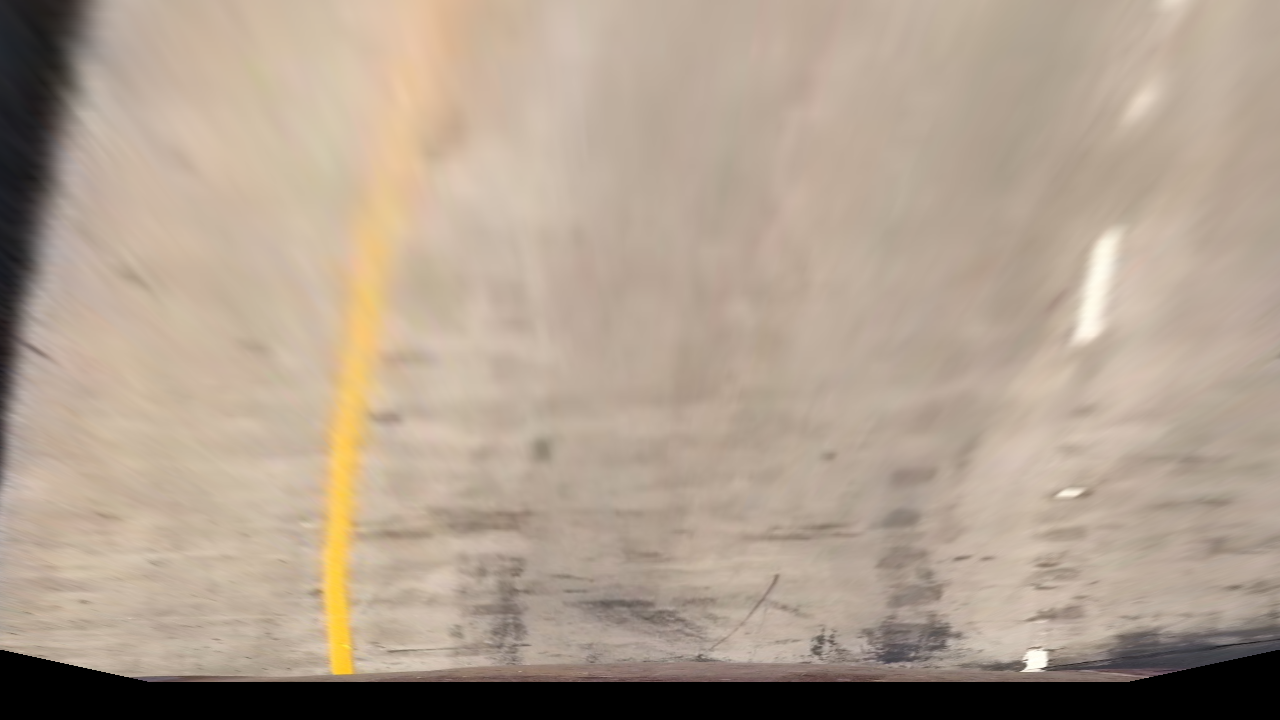
#> input picture test_images/transformed/test1.jpg, 1280 x 720 px, found by its file name
$ python PerspectiveTransform.py
#> lines starting #> are read from the running program, lines starting #| are printed output that depends on the picture
### UndistortImage.py
import numpy as np

CAMERAMATRIX = np.array([[  1.15730136e+03,   0.00000000e+00,   6.67042380e+02],
                        [  0.00000000e+00,   1.15270113e+03,   3.90488964e+02],
                        [  0.00000000e+00,   0.00000000e+00,   1.00000000e+00]])
DISTORTIONCOEFFICIENTS = np.array([[ -2.38666546e-01,  -2.98287548e-02,  -5.14437800e-04,  -1.76570650e-04, -4.55111368e-02]])

print("CAMERAMATRIX:", CAMERAMATRIX, ", DISTORTIONCOEFFICIENTS:", DISTORTIONCOEFFICIENTS)

import cv2
import matplotlib.image as mpimage
import matplotlib.pyplot as plt

def undistortImage(rgbImage):
    undistortedImage = cv2.undistort(rgbImage, CAMERAMATRIX, DISTORTIONCOEFFICIENTS, None, CAMERAMATRIX)
    return undistortedImage

### PerspectiveTransform.py
import numpy as np
import cv2

fullImagePerspectiveTransforms= {'./test_images/straight_lines1.jpg':
                                 np.array([
                                     [ -5.31244816e-01,  -1.51726430e+00,   9.84704530e+02],
                                     [ -1.82076576e-14,  -1.63799355e+00,   7.18279930e+02],
                                     [ -3.03576608e-17,  -2.35939109e-03,   1.00000000e+00]]),
                                 './test_images/straight_lines2.jpg': np.array([
                                     [ -5.44776959e-01,  -1.50649420e+00,   9.77714734e+02],
                                     [ -1.19904087e-14,  -1.65418663e+00,   7.20006876e+02],
                                     [ -1.99493200e-17,  -2.38024185e-03,   1.00000000e+00]])
                                }
# TOPOFTRAPEZOID=.4
fullImagePerspectiveTransforms= {'./test_images/straight_lines2.jpg': np.array([[ -5.44706987e-01,  -1.50703683e+00,   9.78066903e+02],
       [ -6.43929354e-15,  -1.76349840e+00,   7.90995625e+02],
       [ -1.25767452e-17,  -2.38013403e-03,   1.00000000e+00]]), './test_images/straight_lines1.jpg': np.array([[ -5.31333757e-01,  -1.51800368e+00,   9.85184385e+02],
       [ -7.99360578e-15,  -1.74486685e+00,   7.87582977e+02],
       [ -1.12757026e-17,  -2.35952813e-03,   1.00000000e+00]])}
# TOPOFTRAPEZOID=.6
fullImagePerspectiveTransforms= {'./test_images/straight_lines1.jpg':
                                 np.array([
                                     [ -5.31513375e-01,  -1.51949207e+00,   9.86150355e+02],
                                     [ -3.99680289e-15,  -1.85192138e+00,   8.56944796e+02],
                                     [ -6.93889390e-18,  -2.35980489e-03,   1.00000000e+00]]),
                                 './test_images/straight_lines2.jpg':
                                 np.array([
                                     [ -5.44565668e-01,  -1.50812703e+00,   9.78774441e+02],
                                     [ -3.55271368e-15,  -1.87266770e+00,   8.61938220e+02],
                                     [ -6.50521303e-18,  -2.37991628e-03,   1.00000000e+00]])}
print("fullImagePerspectiveTransforms:", fullImagePerspectiveTransforms, ", fullImagePerspectiveTransforms.keys:", fullImagePerspectiveTransforms.keys())
fullImageInverseTransforms= {'./test_images/straight_lines2.jpg':
                             np.array([
                                 [  1.75205780e-01,  -8.05336297e-01,   5.22663257e+02],
                                 [ -1.11022302e-16,  -5.33997399e-01,   4.60272863e+02],
                                 [ -2.38524478e-18,  -1.27086937e-03,   1.00000000e+00]]),
                             './test_images/straight_lines1.jpg':
                             np.array([
                                 [  1.73013823e-01,  -8.20494982e-01,   5.32501243e+02],
                                 [  1.22124533e-15,  -5.39979734e-01,   4.62732819e+02],
                                 [  2.81892565e-18,  -1.27424681e-03,   1.00000000e+00]])
                            }
print("fullImageInverseTransforms:", fullImageInverseTransforms, ", fullImageInverseTransforms.keys:", fullImageInverseTransforms.keys())

PERSPECTIVETRANSFORM=fullImagePerspectiveTransforms[list(fullImagePerspectiveTransforms.keys())[1]]
print("PERSPECTIVETRANSFORM:", PERSPECTIVETRANSFORM)
INVERSETRANSFORM=fullImageInverseTransforms[list(fullImageInverseTransforms.keys())[1]]
print("INVERSETRANSFORM:", INVERSETRANSFORM)

SCALEX=1
SCALEY=1

def transform(undistortedRgbImage, perspectiveTransform=PERSPECTIVETRANSFORM):
    targetImageSize=(SCALEX*undistortedRgbImage.shape[1], SCALEY*undistortedRgbImage.shape[0])
    return cv2.warpPerspective(undistortedRgbImage, perspectiveTransform, targetImageSize, flags=cv2.INTER_LINEAR)

def unwarp(distortedRgbImage):
    return transform(distortedRgbImage, INVERSETRANSFORM)

import UndistortImage
def undistortAndTransform(rgbImage):
    return transform(UndistortImage.undistortImage(rgbImage))

import matplotlib.image as mpimage
def testUndistortAndTransform():
    testImageName='./test_images/test1.jpg'
    print("testImageName:", testImageName)
    testRgbImage=mpimage.imread(testImageName)
#> testRgbImage is the input picture: shape (720, 1280, 4) float32; mean R, G, B, A 0.689, 0.624, 0.56, 1
    warpedImage=undistortAndTransform(testRgbImage)
#> in undistortImage, `undistortedImage = cv2.undistort(rgbImage, CAMERAMATRIX, DISTORTIONCOE..`:
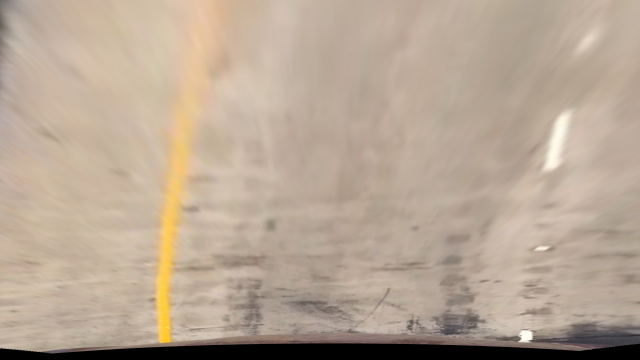
#> undistortedImage: shape (720, 1280, 4) float32 (shown at 1/2 size); mean R, G, B, A 0.72, 0.652, 0.583, 1
#> in transform, `targetImageSize=(SCALEX*undistortedRgbImage.shape[1], SCALEY*undistort..`: targetImageSize = (1280, 720)
#> in transform, `return cv2.warpPerspective(undistortedRgbImage, perspectiveTransform, ..`:
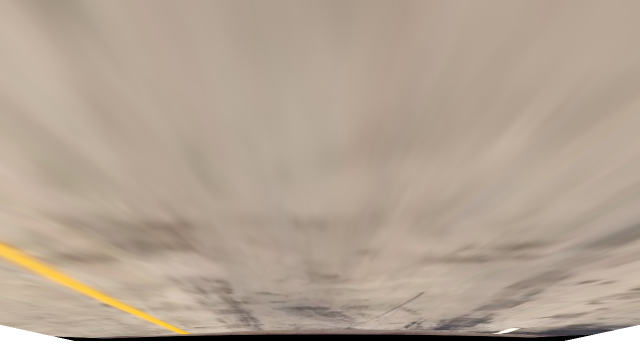
#> returned value: shape (720, 1280, 4) float32 (shown at 1/2 size); mean of channels 0, 1, 2, 3 0.661, 0.601, 0.541, 0.942; transparent parts drawn white
    print("testImageName: ",testImageName, ", testRgbImage.shape:", testRgbImage.shape, ", type:", testRgbImage.dtype)
#| testImageName:  ./test_images/test1.jpg , testRgbImage.shape: (720, 1280, 4) , type: float32
    print("testImageName: ",testImageName, ", warpedImage.shape:", warpedImage.shape, ", type:", warpedImage.dtype)
#| testImageName:  ./test_images/test1.jpg , warpedImage.shape: (720, 1280, 4) , type: float32
    unwarpedImage=unwarp(testRgbImage)
#> in transform (call 2), `return cv2.warpPerspective(undistortedRgbImage, perspectiveTransform, ..`:
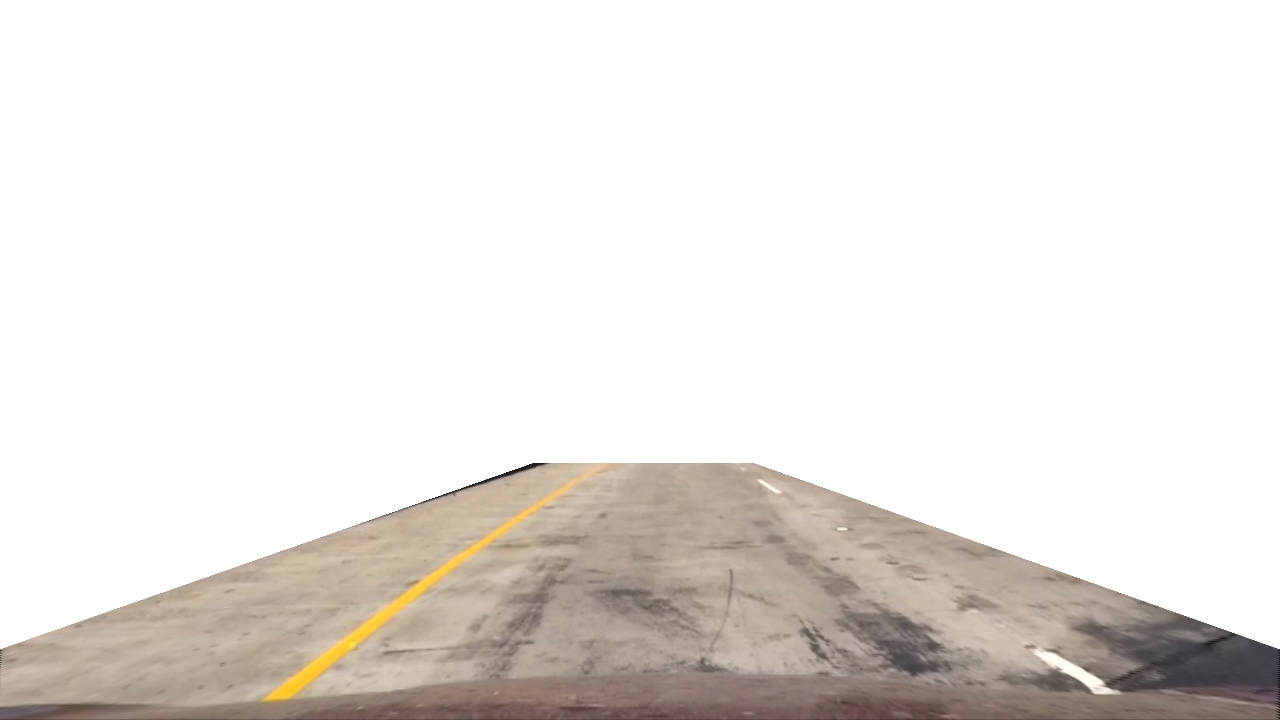
#> returned value: shape (720, 1280, 4) float32; mean of channels 0, 1, 2, 3 0.165, 0.149, 0.135, 0.25; transparent parts drawn white
    print("testImageName: ",testImageName, ", unwarpedImage.shape:", unwarpedImage.shape, ", type:", unwarpedImage.dtype)
#| testImageName:  ./test_images/test1.jpg , unwarpedImage.shape: (720, 1280, 4) , type: float32

print ("dir:", dir(),", dir(UndistortImage):", dir(UndistortImage))
testUndistortAndTransform()

$ run again, with test_images/transformed/test2.jpg copied over test_images/transformed/test1.jpg
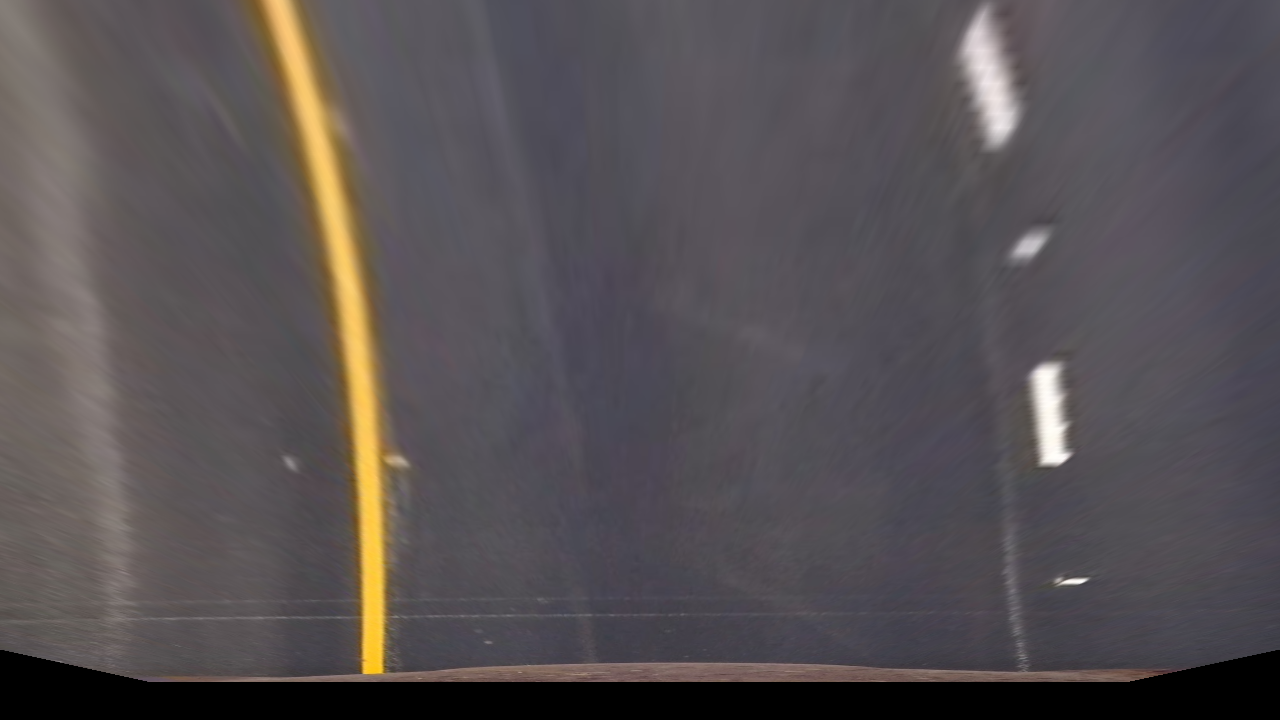
#> input picture test_images/transformed/test2.jpg, 1280 x 720 px, found by its file name
#> in testUndistortAndTransform, testRgbImage is the input picture: shape (720, 1280, 4) float32; mean R, G, B, A 0.34, 0.318, 0.327, 1
#> in undistortImage, `undistortedImage = cv2.undistort(rgbImage, CAMERAMATRIX, DISTORTIONCOE..`:
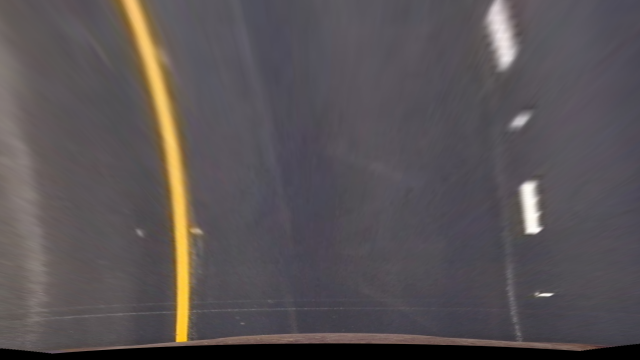
#> undistortedImage: shape (720, 1280, 4) float32 (shown at 1/2 size); mean R, G, B, A 0.348, 0.325, 0.334, 1
#> targetImageSize = (1280, 720)
#| testImageName:  ./test_images/test1.jpg , testRgbImage.shape: (720, 1280, 4) , type: float32
#| testImageName:  ./test_images/test1.jpg , warpedImage.shape: (720, 1280, 4) , type: float32
#> in transform (call 2), `return cv2.warpPerspective(undistortedRgbImage, perspectiveTransform, ..`:
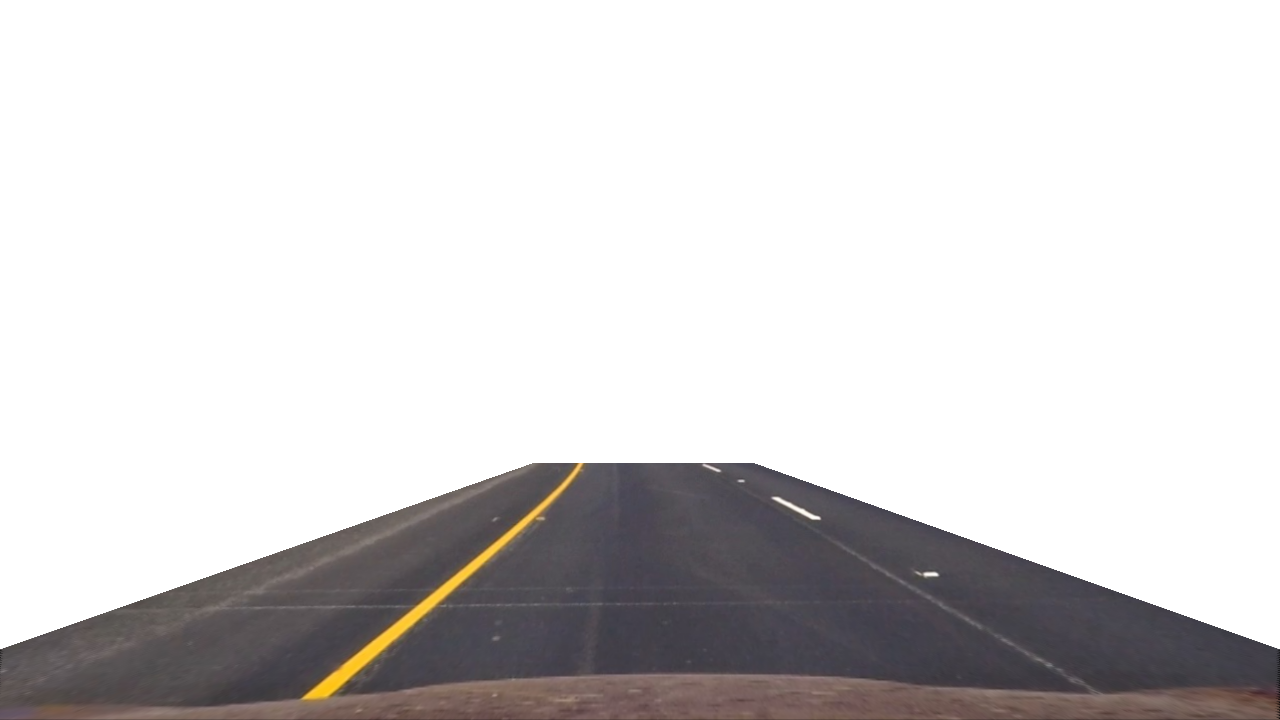
#> returned value: shape (720, 1280, 4) float32; mean of channels 0, 1, 2, 3 0.0878, 0.0797, 0.0807, 0.25; transparent parts drawn white
#| testImageName:  ./test_images/test1.jpg , unwarpedImage.shape: (720, 1280, 4) , type: float32

$ run again, with test_images/transformed/test3.jpg copied over test_images/transformed/test1.jpg
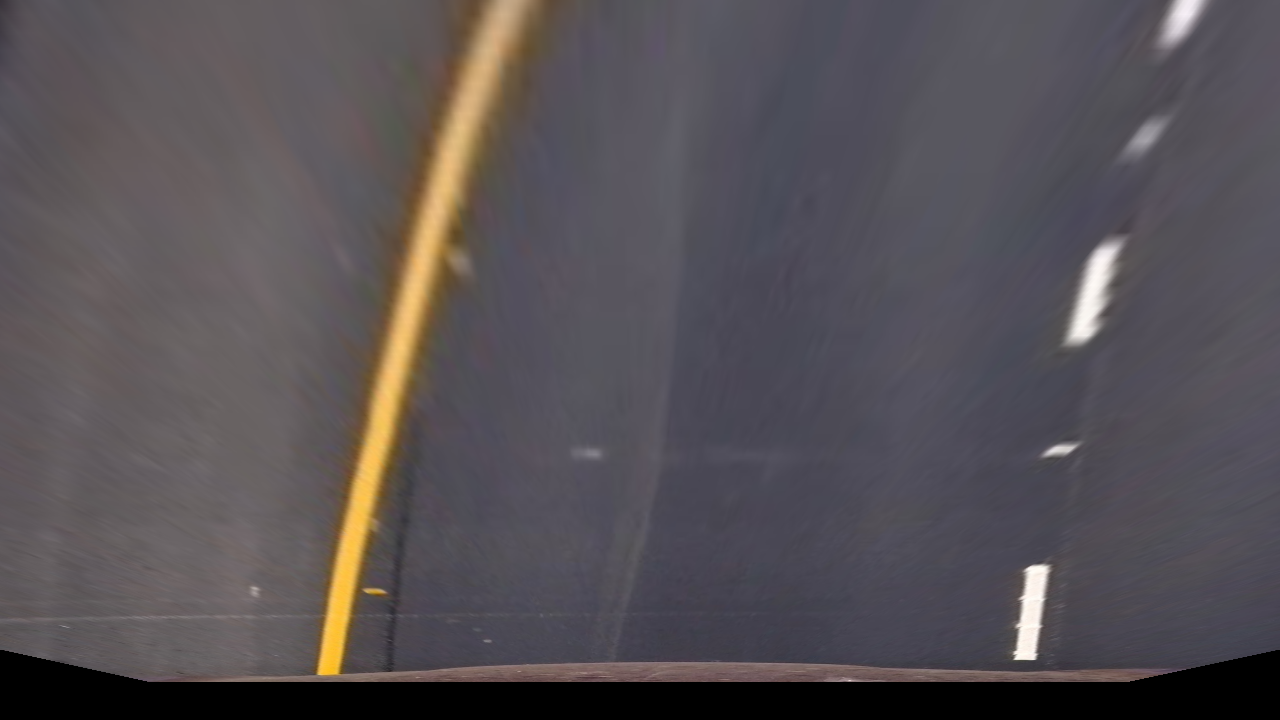
#> input picture test_images/transformed/test3.jpg, 1280 x 720 px, found by its file name
#> in testUndistortAndTransform, testRgbImage is the input picture: shape (720, 1280, 4) float32; mean R, G, B, A 0.338, 0.318, 0.334, 1
#> in undistortImage, `undistortedImage = cv2.undistort(rgbImage, CAMERAMATRIX, DISTORTIONCOE..`:
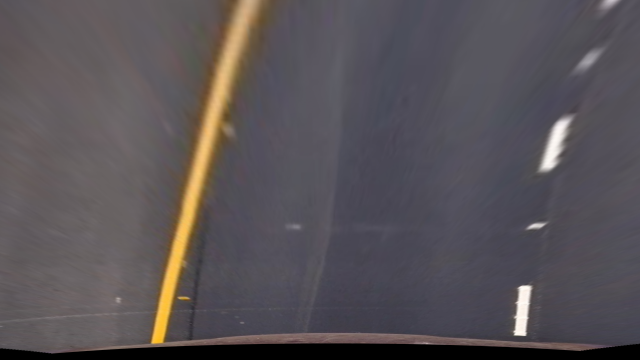
#> undistortedImage: shape (720, 1280, 4) float32 (shown at 1/2 size); mean R, G, B, A 0.347, 0.326, 0.341, 1
#> targetImageSize = (1280, 720)
#| testImageName:  ./test_images/test1.jpg , testRgbImage.shape: (720, 1280, 4) , type: float32
#| testImageName:  ./test_images/test1.jpg , warpedImage.shape: (720, 1280, 4) , type: float32
#> in transform (call 2), `return cv2.warpPerspective(undistortedRgbImage, perspectiveTransform, ..`:
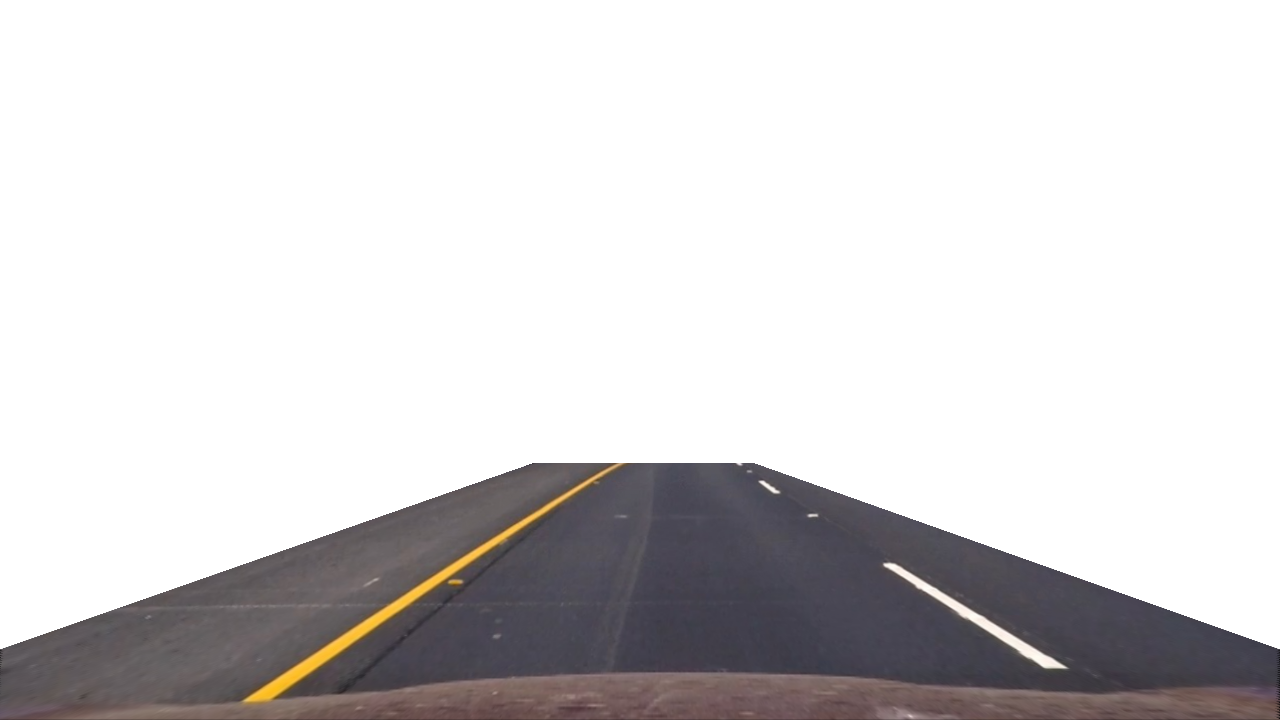
#> returned value: shape (720, 1280, 4) float32; mean of channels 0, 1, 2, 3 0.09, 0.082, 0.0851, 0.25; transparent parts drawn white
#| testImageName:  ./test_images/test1.jpg , unwarpedImage.shape: (720, 1280, 4) , type: float32
